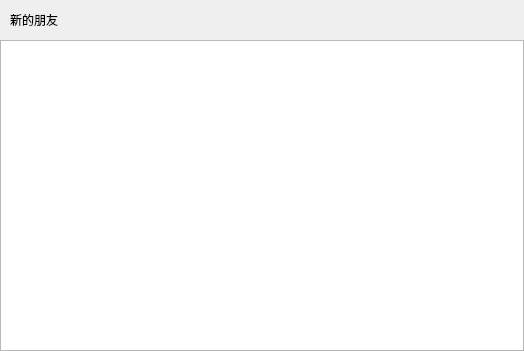
<?xml version="1.0" encoding="UTF-8"?>
<ui version="4.0">
 <class>ApplyFriendPage</class>
 <widget class="QWidget" name="ApplyFriendPage">
  <property name="geometry">
   <rect>
    <x>0</x>
    <y>0</y>
    <width>524</width>
    <height>351</height>
   </rect>
  </property>
  <property name="windowTitle">
   <string>Form</string>
  </property>
  <layout class="QVBoxLayout" name="verticalLayout">
   <property name="spacing">
    <number>0</number>
   </property>
   <property name="leftMargin">
    <number>0</number>
   </property>
   <property name="topMargin">
    <number>0</number>
   </property>
   <property name="rightMargin">
    <number>0</number>
   </property>
   <property name="bottomMargin">
    <number>0</number>
   </property>
   <item>
    <widget class="QWidget" name="friend_apply_wid" native="true">
     <layout class="QHBoxLayout" name="horizontalLayout">
      <property name="spacing">
       <number>0</number>
      </property>
      <property name="leftMargin">
       <number>0</number>
      </property>
      <property name="topMargin">
       <number>0</number>
      </property>
      <property name="rightMargin">
       <number>0</number>
      </property>
      <property name="bottomMargin">
       <number>0</number>
      </property>
      <item>
       <spacer name="horizontalSpacer">
        <property name="orientation">
         <enum>Qt::Orientation::Horizontal</enum>
        </property>
        <property name="sizeType">
         <enum>QSizePolicy::Policy::Fixed</enum>
        </property>
        <property name="sizeHint" stdset="0">
         <size>
          <width>10</width>
          <height>20</height>
         </size>
        </property>
       </spacer>
      </item>
      <item>
       <widget class="QLabel" name="friend_apply_lb">
        <property name="minimumSize">
         <size>
          <width>0</width>
          <height>40</height>
         </size>
        </property>
        <property name="maximumSize">
         <size>
          <width>16777215</width>
          <height>40</height>
         </size>
        </property>
        <property name="text">
         <string>新的朋友</string>
        </property>
       </widget>
      </item>
     </layout>
    </widget>
   </item>
   <item>
    <widget class="QWidget" name="widget_2" native="true">
     <layout class="QVBoxLayout" name="verticalLayout_2">
      <property name="spacing">
       <number>0</number>
      </property>
      <property name="leftMargin">
       <number>0</number>
      </property>
      <property name="topMargin">
       <number>0</number>
      </property>
      <property name="rightMargin">
       <number>0</number>
      </property>
      <property name="bottomMargin">
       <number>0</number>
      </property>
      <item>
       <widget class="ApplyFriendList" name="apply_friend_list"/>
      </item>
     </layout>
    </widget>
   </item>
  </layout>
 </widget>
 <customwidgets>
  <customwidget>
   <class>ApplyFriendList</class>
   <extends>QListWidget</extends>
   <header location="global">applyfriendlist.h</header>
  </customwidget>
 </customwidgets>
 <resources/>
 <connections/>
</ui>
